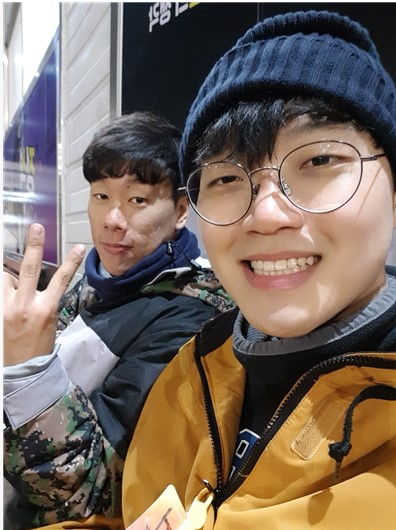
#> input picture ko2.jpg, 396 x 530 px, found by its file name
$ python '2-2haar방식의Face_Detection.py'
#> lines starting #> are read from the running program, lines starting #| are printed output that depends on the picture; after the words box and inside, x2 and y2 are one past the last pixel; in counts of white or black regions, pixels touching at a corner belong together
import cv2 as cv
import numpy as np
def detectAndDisplay(frame):
    frame_gray = cv.cvtColor(frame, cv.COLOR_BGR2GRAY)
    #그림을 grayscale로 바꾸어 정확도를 높여줘야한다.
    frame_gray = cv.equalizeHist(frame_gray)
    #-- Detect faces
    faces = face_cascade.detectMultiScale(frame_gray)
    for (x, y, w, h) in faces:
        center = (x+w//2, y + h//2)
        frame = cv.rectangle(frame, (x,y), (x+w, y+h), (0,255,0),4) #녹색으로 사각형을 그린다.
        faceROI = frame_gray[y:y+h, x:x+w]
        # ROI : READ OF INTEREST
        #--In each face, detect eyes
        eyes = eyes_cascade.detectMultiScale(faceROI)
        for (x2, y2, w2, h2) in eyes:
            eye_center = (x + x2 + w2//2 , y+y2 + h2//2)
            radius = int(round((w2+h2) * 0.25))
            frame = cv.circle(frame, eye_center, radius, (255,0,0), 4)
        cv.imshow('Capture - Face detection', frame)

img = cv.imread("OpenCv/ko2.jpg")
#> img is the input picture: shape (530, 396, 3); mean B, G, R 95.3, 106.1, 121.1
print("width : {}pixels".format(img.shape[1]))
#| width : 396pixels
print("height:{}pixels".format(img.shape[0]))
#| height:530pixels
print("channels:{}".format(img.shape[2]))
#| channels:3

(height, width) = img.shape[:2]
#> height = 530; width = 396
cv.imshow("Original Image", img)
face_cascade_name = 'web\Lib\site-packages\cv2\data\haarcascade_frontalface_alt.xml'

eyes_cascade_name = 'web\Lib\site-packages\cv2\data\haarcascade_eye_tree_eyeglasses.xml'

face_cascade = cv.CascadeClassifier() #CascadeClassifier()함수
eyes_cascade = cv.CascadeClassifier()

#1.Load the Cascades
if not face_cascade.load(cv.samples.findFile(face_cascade_name)):
    print("!Error! : loading face cascade")
    exit(0)
if not eyes_cascade.load(cv.samples.findFile(eyes_cascade_name)):
    print("!!ERROR: loading eyes cascade")
    exit(0)
detectAndDisplay(img)
#> in detectAndDisplay, `frame_gray = cv.cvtColor(frame, cv.COLOR_BGR2GRAY)`:
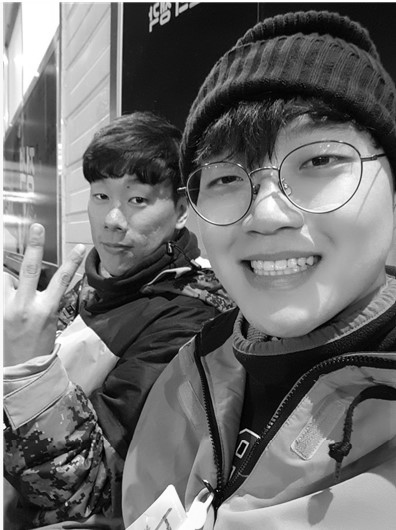
#> frame_gray: shape (530, 396); min 0, max 255, mean 109.4
#> in detectAndDisplay, `frame_gray = cv.equalizeHist(frame_gray)`:
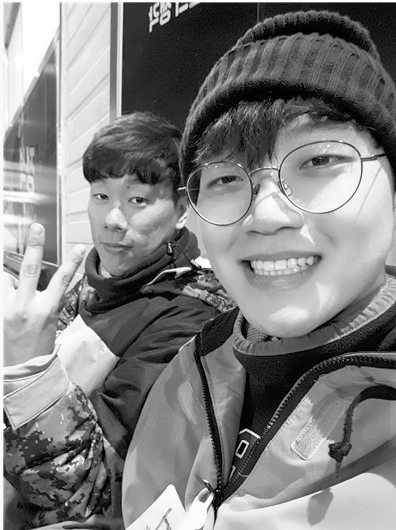
#> frame_gray: shape (530, 396); min 0, max 255, mean 128.1
#> in detectAndDisplay, `faces = face_cascade.detectMultiScale(frame_gray)`: faces = [[69, 163, 97, 97]]
#> the loop in detectAndDisplay, `for (x, y, w, h) in faces:` made 1 pass
#> (x, y, w, h, center, eyes) on pass 1: (69, 163, 97, 97, (117, 211), [[22, 22, 22, 22], [58, 26, 23, 23]])
#> pass 1, in detectAndDisplay, `frame = cv.rectangle(frame, (x,y), (x+w, y+h), (0,255,0),4)`:
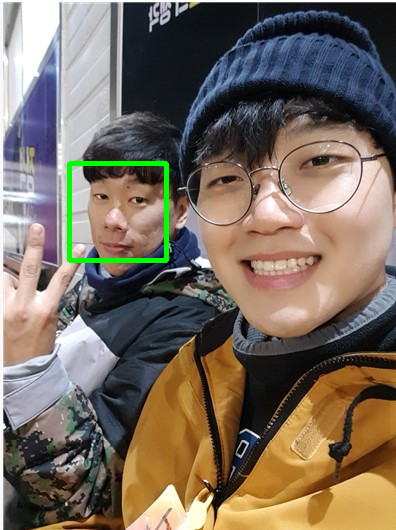
#> frame: shape (530, 396, 3); 0.92% of pixels changed, all inside (x1, y1, x2, y2) = (67, 161, 169, 263)
#> pass 1, in detectAndDisplay, `faceROI = frame_gray[y:y+h, x:x+w]`:
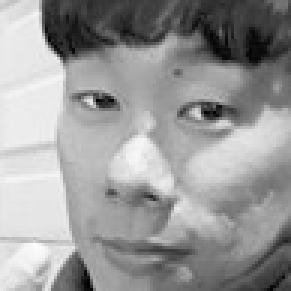
#> faceROI: shape (97, 97) (shown 3 times larger); min 1, max 255, mean 152.9
#> pass 1, in detectAndDisplay, `cv.imshow('Capture - Face detection', frame)`:
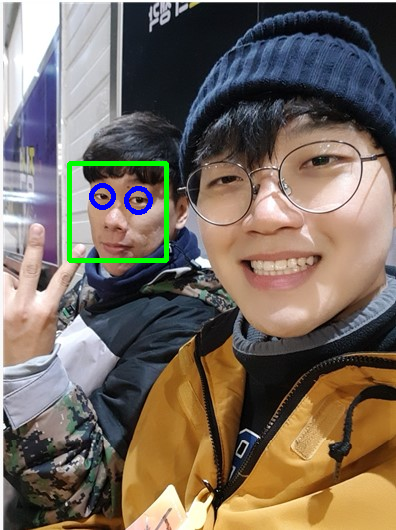
#> window 'Capture - Face detection': shape (530, 396, 3); mean B, G, R 94.8, 107, 119.4
cv.waitKey(0)
cv.destroyAllWindows()

$ run again, with ko1.jpg copied over ko2.jpg
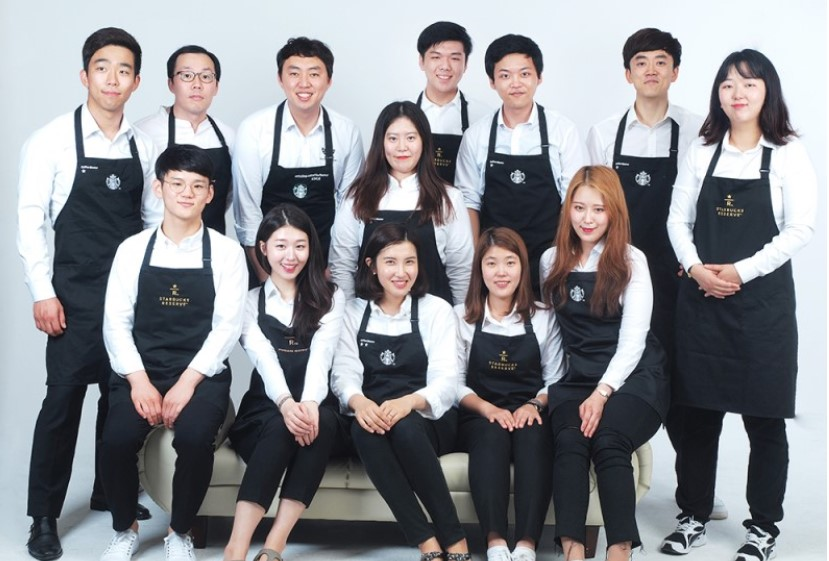
#> input picture ko1.jpg, 829 x 561 px, found by its file name
#> img is the input picture: shape (561, 829, 3); mean B, G, R 143.4, 139.1, 138.6
#| width : 829pixels
#| height:561pixels
#| channels:3
#> in detectAndDisplay, `frame_gray = cv.equalizeHist(frame_gray)`:
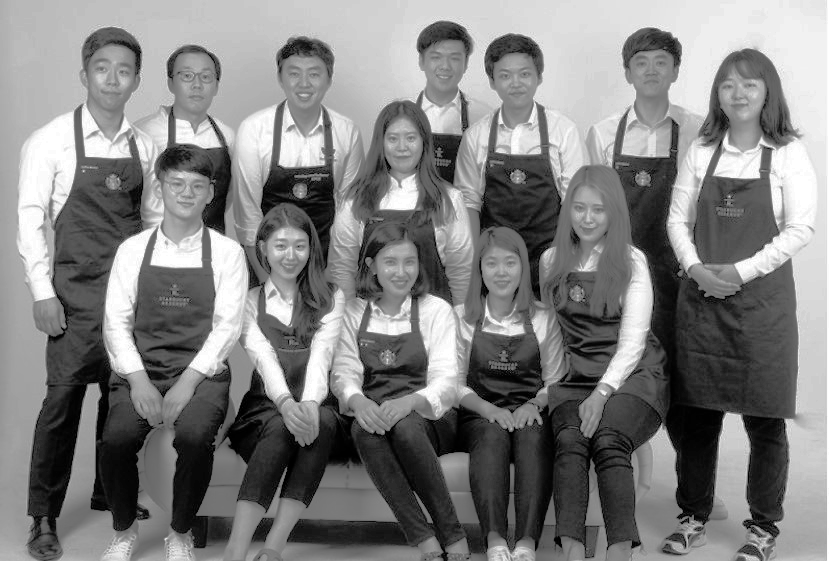
#> frame_gray: shape (561, 829); min 0, max 255, mean 128.6
#> faces = 13 rows, first 6: [421, 39, 48, 48], [379, 119, 47, 47], [565, 190, 50, 50], [278, 53, 53, 53], [491, 55, 51, 51], [170, 57, 52, 52]
#> the loop in detectAndDisplay, `for (x, y, w, h) in faces:` made 13 passes
#> (x, y, w, h, center) on passes 1 to 8: (421, 39, 48, 48, (445, 63)), (379, 119, 47, 47, (402, 142)), (565, 190, 50, 50, (590, 215)), (278, 53, 53, 53, (304, 79)), (491, 55, 51, 51, (516, 80)), (170, 57, 52, 52, (196, 83)), (162, 165, 51, 51, (187, 190)), (265, 226, 51, 51, (290, 251))
#> after the loop in detectAndDisplay, `for (x, y, w, h) in faces:`:
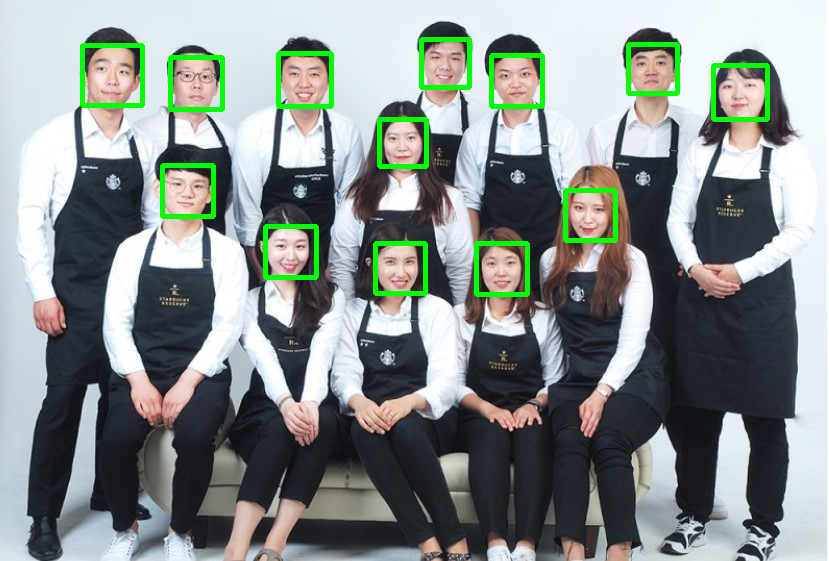
#> frame: shape (561, 829, 3); mean B, G, R 140.1, 143.1, 135

$ run again, with 11.jpg copied over ko2.jpg
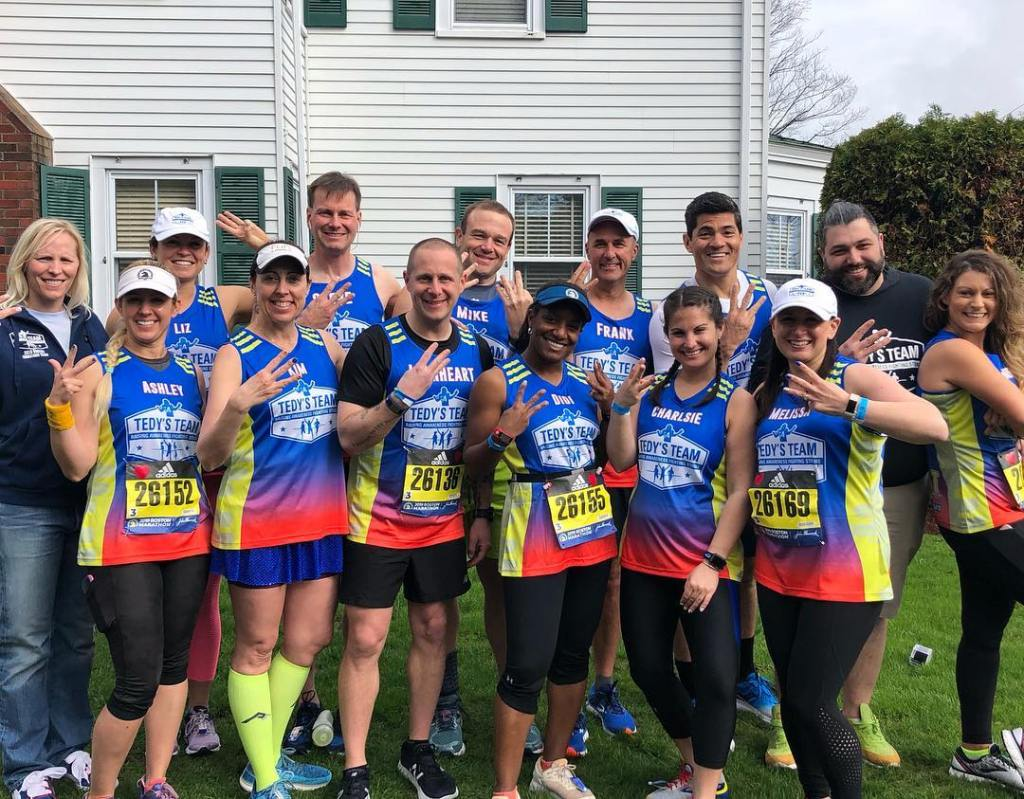
#> input picture 11.jpg, 1024 x 799 px, found by its file name
#> img is the input picture: shape (799, 1024, 3); mean B, G, R 112.8, 114.2, 119.7
#| width : 1024pixels
#| height:799pixels
#| channels:3
#> in detectAndDisplay, `frame_gray = cv.equalizeHist(frame_gray)`:
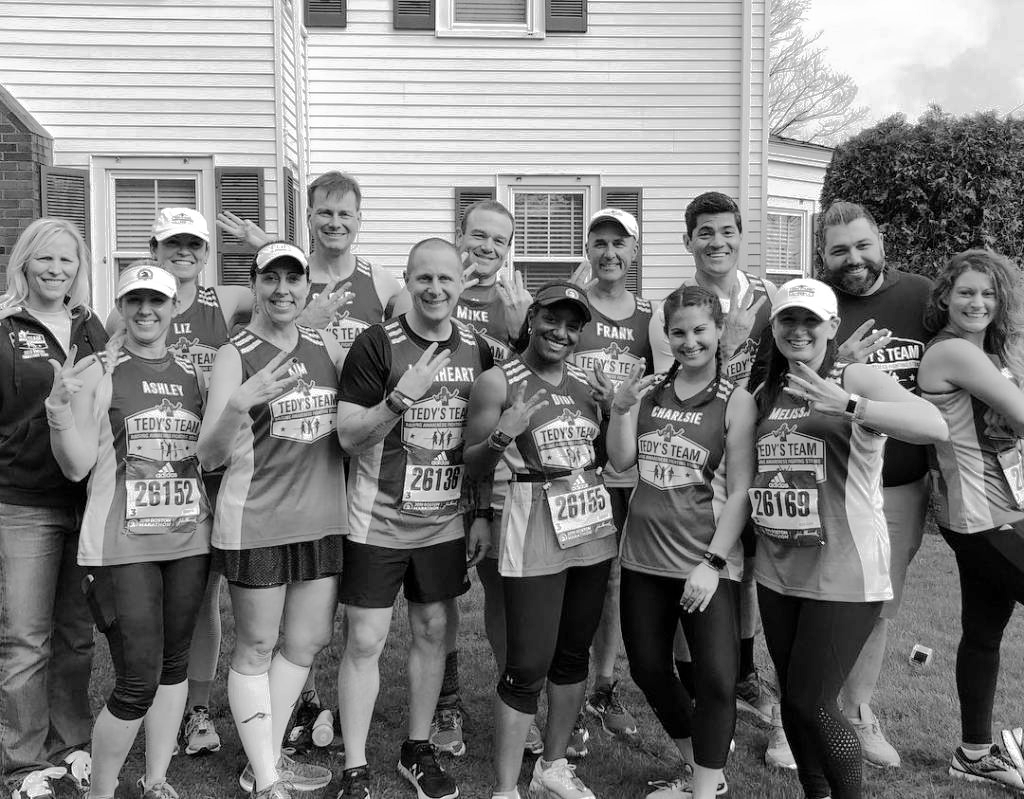
#> frame_gray: shape (799, 1024); min 0, max 255, mean 128.1
#> faces = [[586, 226, 49, 49], [252, 255, 61, 61], [309, 192, 54, 54], [689, 210, 57, 57], [464, 218, 52, 52], [28, 238, 56, 56], [406, 257, 57, 57], [949, 272, 55, 55], [660, 309, 59, 59], [822, 223, 63, 63], [113, 275, 63, 63]]
#> the loop in detectAndDisplay, `for (x, y, w, h) in faces:` made 11 passes
#> (x, y, w, h, center) on passes 1 to 8: (586, 226, 49, 49, (610, 250)), (252, 255, 61, 61, (282, 285)), (309, 192, 54, 54, (336, 219)), (689, 210, 57, 57, (717, 238)), (464, 218, 52, 52, (490, 244)), (28, 238, 56, 56, (56, 266)), (406, 257, 57, 57, (434, 285)), (949, 272, 55, 55, (976, 299))
#> after the loop in detectAndDisplay, `for (x, y, w, h) in faces:`:
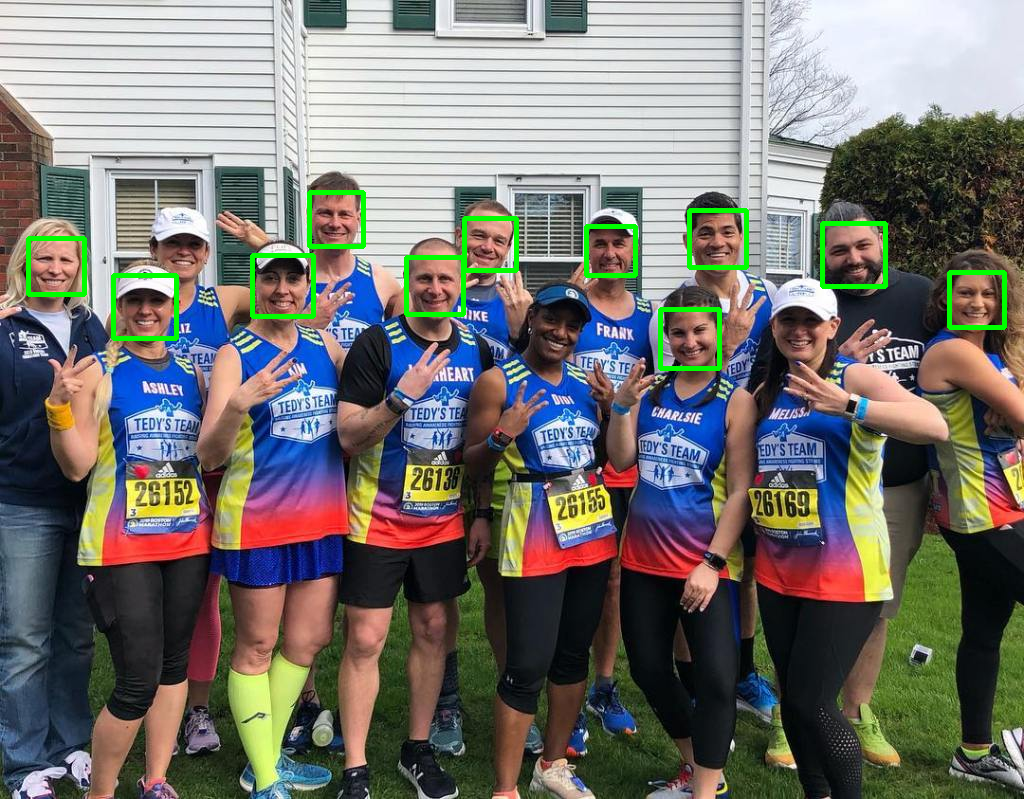
#> frame: shape (799, 1024, 3); mean B, G, R 111.2, 116.4, 117.6
